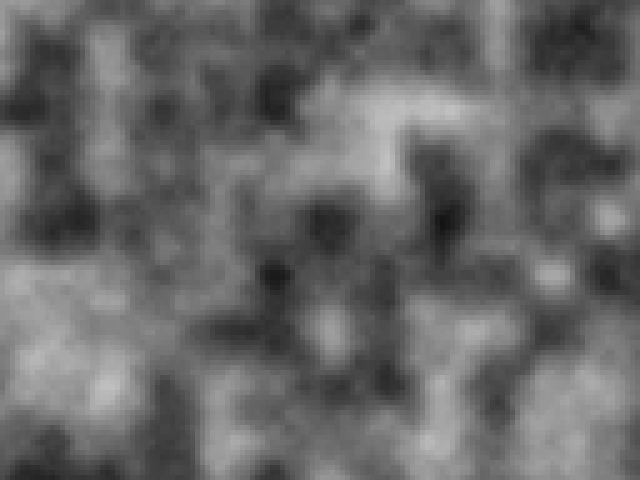
Frame 1 (no input)
Frame 60 (the mouse pressed at the canvas centre just before this capture): identical to frame 1, image omitted
Frame 120 (the mouse held since frame 60 and released just before this capture): identical to frame 1, image omitted

The Processing sketch that drew this single still picture (run headless with seeded random() and noise(); from frame 60 on, the mouse is pressed at the canvas centre):

// Processing sketch: noise4_processing
// ── noise4_processing.pde
/*
NOISE EXAMPLE 4
 LAYERING NOISE
 
 This example multiplies two different noise maps together.
 They are different because they use two different increment values to "step" through the map.
 One steps at a pace comparable to the last examples.
 The other one steps very quickly, meaning we see more variation.
 If we multiply those two together, we see a mix of smooth changes with some extra detail.
 Try comparing this to running only the results of noiseVal1 or noiseVal2 alone.
 
 The reason you might layer multiple noise results together is to get a more nuanced result.
 */

int[][] colorgrid;
int cellsize = 5;

void setup() {
  size(640, 480);
  colorgrid = new int[width/cellsize][height/cellsize];
  noiseSeed(0);

  background(0);

  float noiseVal1 = 0;
  float noiseVal2 = 0;

  noiseDetail(7, 0.4);  
  float increment1 = 0.09;
  float increment2 = 0.55;
  float xoff1 = 0.0;
  float xoff2 = 0.0;
  for (int x = 0; x < width/cellsize; x++) {
    xoff1 += increment1;
    xoff2 += increment2;
    float yoff1 = 0.0;
    float yoff2 = 0.0;
    for (int y = 0; y < height/cellsize; y++) {
      yoff1 += increment1;
      yoff2 += increment2;
      noiseVal1 = noise(xoff1, yoff1);
      noiseVal2 = noise(xoff2, yoff2);

      //smooth out noiseVal2 a little bit, weight it towards 1, 
      //this is just to make a lighter visual effect for us, not necessary for the idea
      noiseVal2 = map(noiseVal2, 0, 1, 0.4, 1.0);

      float combinedNoise = noiseVal1 * noiseVal2;
      //colorgrid[x][y] = floor(map(combinedNoise, 0, 1, 0, 255));
      colorgrid[x][y] = floor(map(noiseVal1, 0, 1, 0, 255));
      //colorgrid[x][y] = floor(map(noiseVal2, 0, 1, 0, 255));
    }
  }
}

void draw() {
  background(0);
  for (int i = 0; i < height/cellsize; i++) {
    for (int j = 0; j < width/cellsize; j++) {
      fill(colorgrid[j][i]);
      noStroke();
      rect(j*cellsize, i*cellsize, cellsize, cellsize);
    }
  }
}
